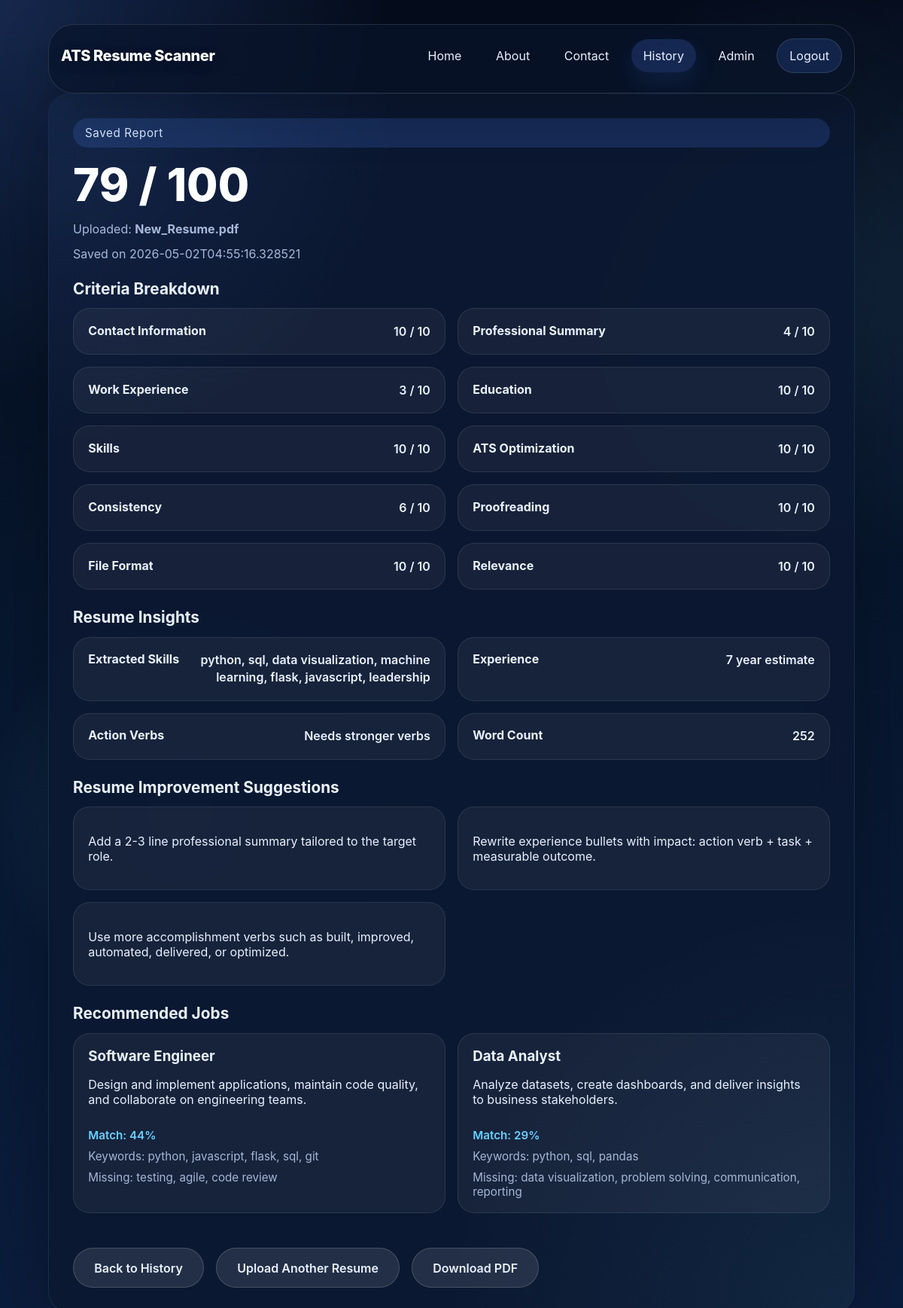
Page /history/11 (signed in) on the committed database.
### tables this page shows
CREATE TABLE reports (id INTEGER PRIMARY KEY AUTOINCREMENT,filename TEXT,uploaded_at TEXT,score INTEGER,matched_jobs TEXT,criteria TEXT, user_id INTEGER, suggestions TEXT, analysis TEXT);

### app.py (the view)
@app.route("/history/<int:report_id>")
@login_required
def history_detail(report_id: int):
    current_user = get_current_user()
    payload = get_report_payload(report_id, current_user["id"])
    if not payload:
        flash("That history entry is not available for this account.", "error")
        return redirect(url_for("history"))
    return render_template("history_detail.html", **payload)

### app.py (called while the page is built)
def get_primary_history_user_row(conn: sqlite3.Connection) -> tuple[int, str] | None:
    row = conn.execute(
        "SELECT id, username FROM users WHERE username <> ? ORDER BY id ASC LIMIT 1",
        ("admin",),
    ).fetchone()
    if row:
        return row
    return conn.execute(
        "SELECT id, username FROM users WHERE username = ? LIMIT 1",
        ("admin",),
    ).fetchone()

def parse_report_payload(value: str | None, fallback):
    if not value:
        return fallback
    try:
        return json.loads(value)
    except (json.JSONDecodeError, TypeError):
        try:
            return literal_eval(value)
        except (ValueError, SyntaxError):
            return fallback

def get_accessible_user_ids(conn: sqlite3.Connection, current_user_id: int) -> list[int]:
    accessible_user_ids = [current_user_id]
    primary_row = get_primary_history_user_row(conn)
    admin_row = conn.execute(
        "SELECT id FROM users WHERE username = ? LIMIT 1",
        ("admin",),
    ).fetchone()
    if primary_row and current_user_id == primary_row[0] and admin_row and admin_row[0] != current_user_id:
        accessible_user_ids.append(admin_row[0])
    return accessible_user_ids

@app.context_processor
def inject_csrf_token():
    return {"csrf_token": csrf_token}

@app.before_request
def protect_from_csrf() -> None:
    if not app.config.get("CSRF_ENABLED", True) or request.method not in {"POST", "PUT", "PATCH", "DELETE"}:
        return
    session_token = session.get("_csrf_token")
    form_token = request.form.get("_csrf_token") or request.headers.get("X-CSRF-Token")
    if not session_token or not form_token or not secrets.compare_digest(session_token, form_token):
        abort(400)

def get_user(username: str) -> dict | None:
    conn = sqlite3.connect(DB_PATH)
    try:
        row = conn.execute("SELECT id, username, password_hash FROM users WHERE username = ?", (username,)).fetchone()
        if row:
            return {"id": row[0], "username": row[1], "password_hash": row[2]}
        return None
    finally:
        conn.close()

def get_current_user() -> dict | None:
    username = session.get("user")
    if not username:
        return None
    return get_user(username)

### templates/history_detail.html (shortened to what this page needs)
{% extends "base.html" %} {% block title %}Saved Report{% endblock %} {% block
content %}
<main class="content-card result-card">
  <section class="score-block">
    <div class="score-pill">Saved Report</div>
    <div class="score-value">{{ report.score }} / 100</div>
    <div class="file-info">
      Uploaded: <strong>{{ report.filename }}</strong>
    </div>
    <div class="file-info">Saved on {{ report.uploaded_at }}</div>
  </section>
  <section class="criteria-block">
    <h2>Criteria Breakdown</h2>
    {% if criteria_scores %}
    <div class="criteria-grid">
      {% for name, value in criteria_scores.items() %}
      <div class="criteria-card">
        <strong>{{ name }}</strong>
        <span>{{ value }} / 10</span>
      </div>
      {% endfor %}
    </div>
    {% else %}
    <p class="empty-state">Detailed scoring is not available for this saved report.</p>
    {% endif %}
  </section>
  <section class="criteria-block">
    <h2>Resume Insights</h2>
    {% if analysis %}
    <div class="criteria-grid">
      <div class="criteria-card">
        <strong>Extracted Skills</strong>
        <span>{{ analysis.skills | join(", ") if analysis.skills else "None detected" }}</span>
      </div>
      <div class="criteria-card">
        <strong>Experience</strong>
        <span>{{ analysis.experience_years or 0 }} year estimate</span>
      </div>
      <div class="criteria-card">
        <strong>Action Verbs</strong>
        <span>{{ analysis.action_verbs | join(", ") if analysis.action_verbs else "Needs stronger verbs" }}</span>
      </div>
      <div class="criteria-card">
        <strong>Word Count</strong>
        <span>{{ analysis.word_count or 0 }}</span>
      </div>
    </div>
    {% else %}
    <p class="empty-state">NLP insights are not available for this saved report.</p>
    {% endif %}
  </section>
  <section class="jobs-block">
    <h2>Resume Improvement Suggestions</h2>
    {% if suggestions %}
    <div class="jobs-grid">
      {% for suggestion in suggestions %}
      <article class="job-card">
        <p>{{ suggestion }}</p>
      </article>
      {% endfor %}
    </div>
    {% else %}
    <p class="empty-state">No saved improvement suggestions were found for this report.</p>
    {% endif %}
  </section>
  <section class="jobs-block">
    <h2>Recommended Jobs</h2>
    {% if matched_jobs %}
    <div class="jobs-grid">
      {% for job in matched_jobs %}
      <article class="job-card">
        <h3>{{ job.title or job }}</h3>
        {% if job.description %}
        <p>{{ job.description }}</p>
        {% endif %}
        {% if job.match_score is defined %}
        <span class="match-score">Match: {{ job.match_score }}%</span>
        {% endif %}
        {% if job.matched_keywords %}
        <div class="keyword-list">
          Keywords: {{ job.matched_keywords | join(", ") }}
        </div>
        {% endif %}
        {% if job.missing_keywords %}
        <div class="keyword-list">
          Missing: {{ job.missing_keywords | join(", ") }}
        </div>
        {% endif %}
      </article>
      {% endfor %}
    </div>
    {% else %}
    <p class="empty-state">No saved job recommendations were found for this report.</p>
    {% endif %}
  </section>
  <div class="actions-row">
    <a class="secondary-button" href="{{ url_for('history') }}">Back to History</a>
    <a class="secondary-button" href="{{ url_for('index') }}">Upload Another Resume</a>
    <a class="secondary-button" href="{{ url_for('export_report_pdf', report_id=report.id) }}">Download PDF</a>
  </div>
</main>
{% endblock %}

### static/css/style.css (style rules this page uses)
:root { --bg: #061128; --panel: rgba(13, 26, 54, 0.85); --panel-strong: rgba(18, 39, 72, 0.95); --text: #e8f1ff; --accent: #67d1ff; --accent-strong: #4c84ff; --accent-soft: #8ad6ff; --muted: #a6b6d6; --success: #7bed9f; --danger: #ff6b6b; --surface: rgba(18, 34, 60, 0.92); }
* { box-sizing: border-box; }
body { margin: 0; font-family: Inter, system-ui, -apple-system, BlinkMacSystemFont, "Segoe UI", sans-serif; background: linear-gradient(180deg, #050c1c 0%, #07172f 48%, #0b1d3e 100%); color: var(--text); min-height: 100vh; overflow-x: hidden; animation: drift 32s linear infinite; }
body::before { content: ""; position: fixed; inset: 0; pointer-events: none; z-index: -1; background: radial-gradient( circle at top left, rgba(76, 132, 255, 0.24), transparent 24% ), radial-gradient( circle at 20% 60%, rgba(86, 204, 242, 0.16), transparent 18% ), radial-gradient( circle at 90% 20%, rgba(112, 200, 255, 0.12), transparent 22% ); mix-blend-mode: screen; opacity: 0.9; }
.content-card { position: relative; padding: 2rem; background: rgba(12, 24, 49, 0.96); border: 1px solid rgba(118, 161, 255, 0.14); border-radius: 28px; backdrop-filter: blur(24px); box-shadow: 0 28px 100px rgba(0, 0, 0, 0.26); overflow: hidden; }
.content-card::before { content: ""; position: absolute; inset: 0; pointer-events: none; background: radial-gradient( circle at top left, rgba(76, 132, 255, 0.12), transparent 24% ), radial-gradient( circle at bottom right, rgba(86, 204, 242, 0.08), transparent 28% ); mix-blend-mode: screen; }
.upload-panel, .result-card { display: grid; gap: 1.5rem; }
.primary-button, .secondary-button { border: none; border-radius: 999px; padding: 0.95rem 1.7rem; cursor: pointer; font-weight: 600; text-decoration: none; display: inline-flex; align-items: center; justify-content: center; transition: transform 0.24s ease, box-shadow 0.24s ease, opacity 0.24s ease, background 0.24s ease; }
.secondary-button { background: rgba(255, 255, 255, 0.1); color: var(--text); border: 1px solid rgba(255, 255, 255, 0.16); }
.score-block { display: grid; gap: 0.8rem; align-items: center; }
.score-pill { display: inline-flex; padding: 0.65rem 1rem; border-radius: 999px; background: rgba(76, 132, 255, 0.18); color: #d9e9ff; font-size: 0.95rem; letter-spacing: 0.04em; }
.score-value { font-size: clamp(2.8rem, 5vw, 4rem); font-weight: 800; color: #ffffff; }
.file-info { color: var(--muted); }
.criteria-block h2, .jobs-block h2 { margin: 0 0 0.85rem; font-size: 1.3rem; }
.criteria-grid, .jobs-grid { display: grid; gap: 1rem; }
.criteria-card, .job-card { padding: 1.15rem 1.2rem; border-radius: 22px; background: rgba(255, 255, 255, 0.05); border: 1px solid rgba(255, 255, 255, 0.09); transition: transform 0.22s ease, box-shadow 0.22s ease, border-color 0.22s ease; }
.criteria-card { display: grid; grid-template-columns: minmax(7.5rem, max-content) minmax(0, 1fr); align-items: start; gap: 1rem; font-weight: 600; }
.criteria-card strong { min-width: 0; }
.criteria-card span { justify-self: end; min-width: 0; max-width: 100%; text-align: right; line-height: 1.45; overflow-wrap: anywhere; }
.job-card h3 { margin: 0 0 0.5rem; }
.match-score { display: inline-flex; margin-top: 0.75rem; font-size: 0.95rem; color: var(--accent); font-weight: 600; }
.keyword-list { margin-top: 0.55rem; color: var(--muted); font-size: 0.95rem; }
.actions-row { display: flex; flex-wrap: wrap; gap: 1rem; margin-top: 1.4rem; }
@media (min-width: 720px) { .criteria-grid { grid-template-columns: repeat(2, minmax(0, 1fr)); } }
@media (min-width: 720px) { .jobs-grid { grid-template-columns: repeat(2, minmax(0, 1fr)); } }
:root { --border: rgba(255, 255, 255, 0.12); --shadow: rgba(0, 0, 0, 0.26); --warning: #ffd166; }
body { transition: background 0.25s ease, color 0.25s ease; animation: none; }

### rows in the picture
reports: score "79", filename "New_Resume.pdf", uploaded_at "2026-05-02T04:55:16.328521"

### other values in the picture
{{ name }} "Contact Information" "Professional Summary" "Work Experience" "Education" "Skills" "ATS Optimization" "Consistency" "Proofreading" "File Format" "Relevance"
{{ value }} "10" "4" "3" "10" "10" "10" "6" "10" "10" "10"
{{ analysis.skills | join(", ") if analysis.skills else "None detected" }} "python, sql, data visualization, machine learning, flask, javascript, leadership"
{{ analysis.experience_years or 0 }} "7"
{{ analysis.word_count or 0 }} "252"
{{ suggestion }} "Add a 2-3 line professional summary tailored to the target role." "Rewrite experience bullets with impact: action verb + task + measurable outcome." "Use more accomplishment verbs such as built, improved, automated, delivered, or optimized."
{{ job.title or job }} "Software Engineer" "Data Analyst"
{{ job.description }} "Design and implement applications, maintain code quality, and collaborate on engineering teams." "Analyze datasets, create dashboards, and deliver insights to business stakeholders."
{{ job.match_score }} "44" "29"
{{ job.matched_keywords | join(", ") }} "python, javascript, flask, sql, git" "python, sql, pandas"
{{ job.missing_keywords | join(", ") }} "testing, agile, code review" "data visualization, problem solving, communication, reporting"
